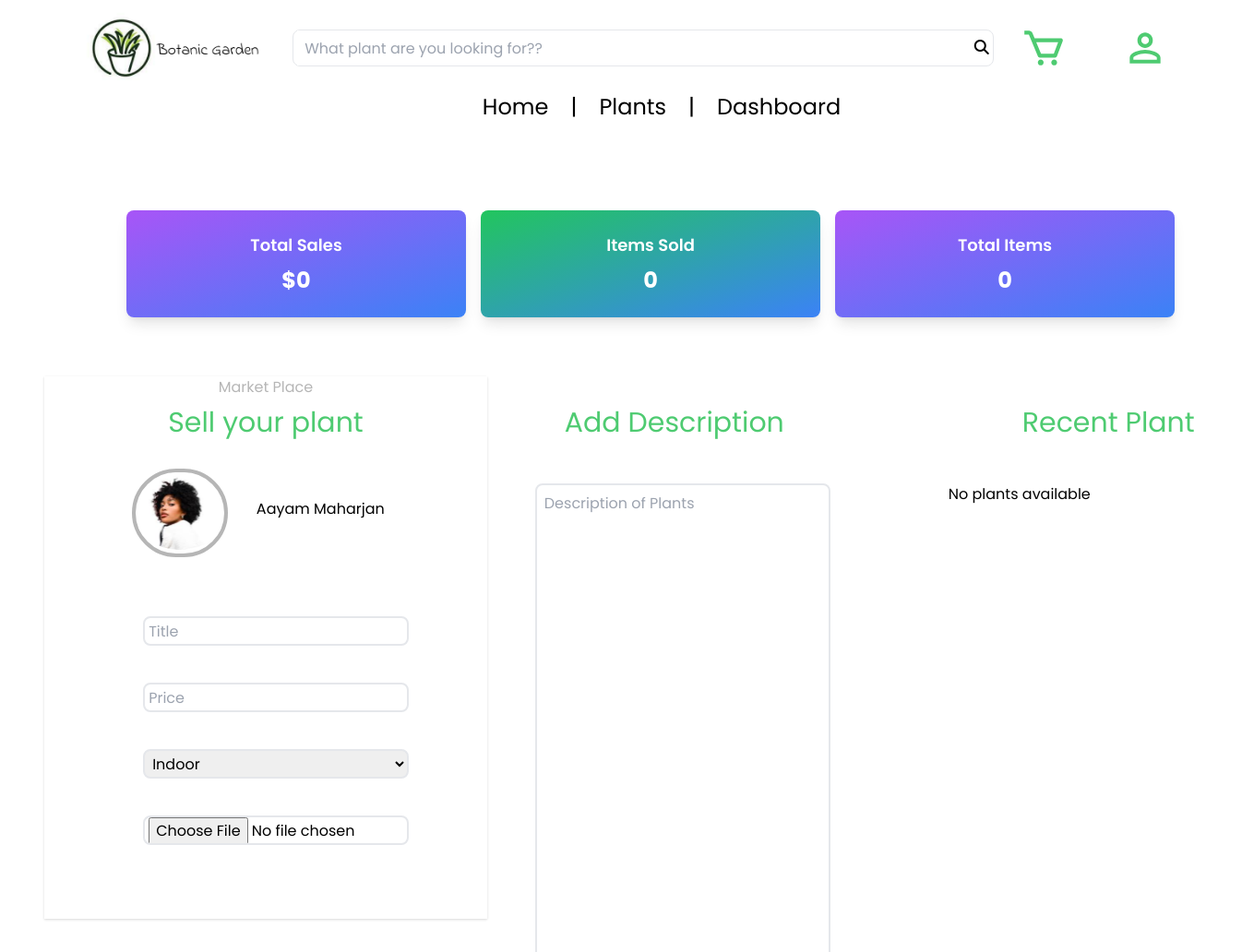
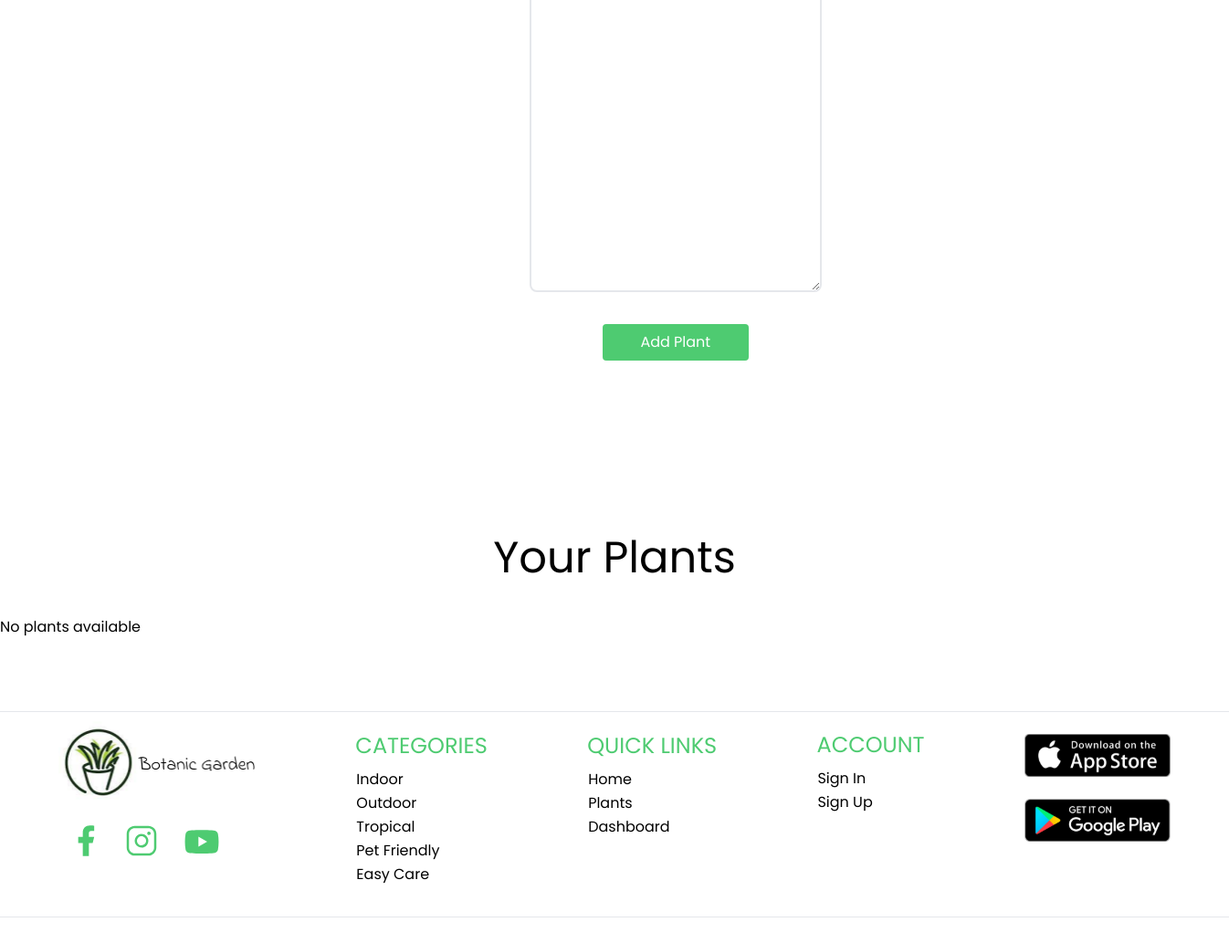
The app's page /dashboard/ (signed in), older data (2 pictures, top to bottom).
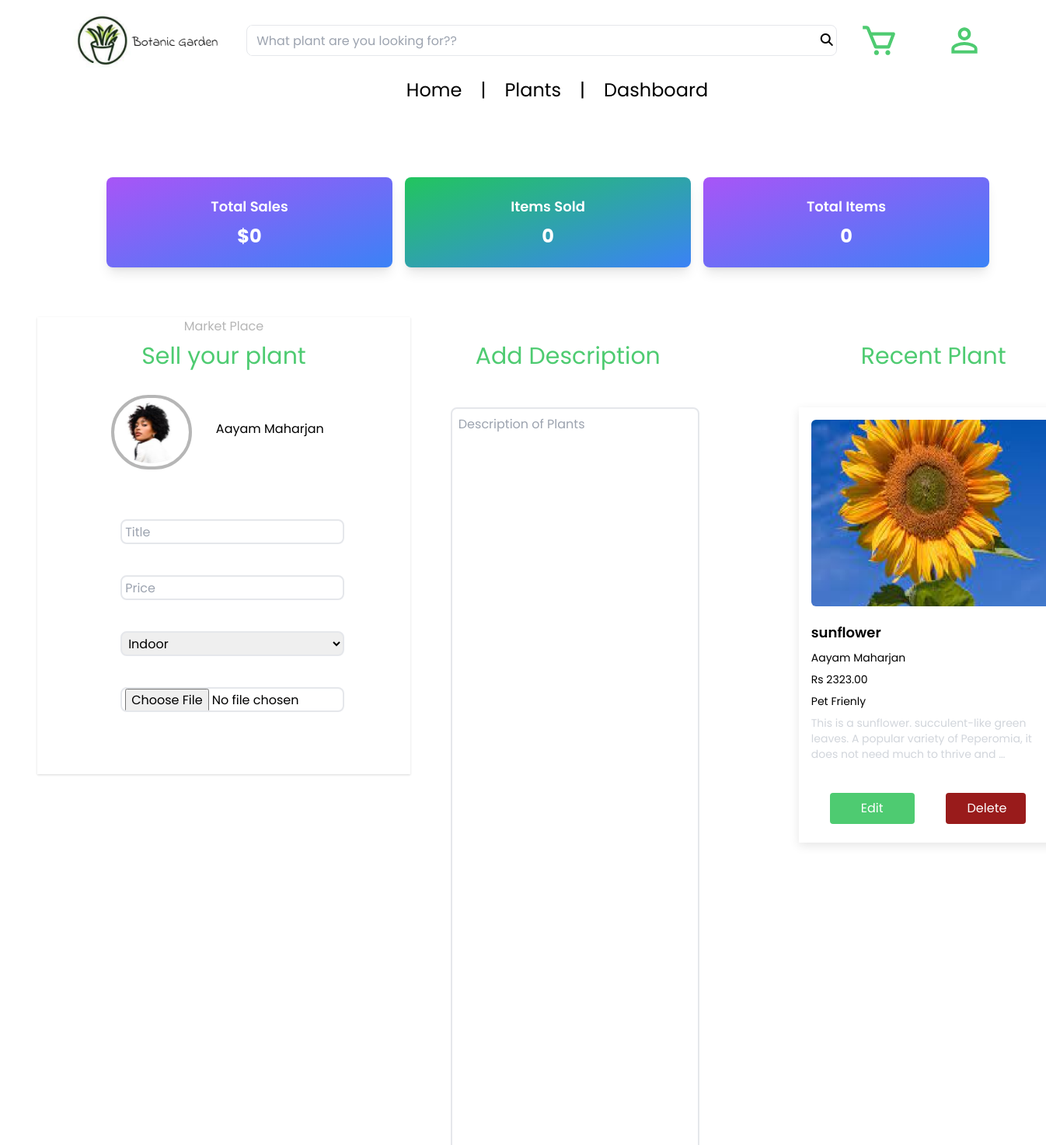
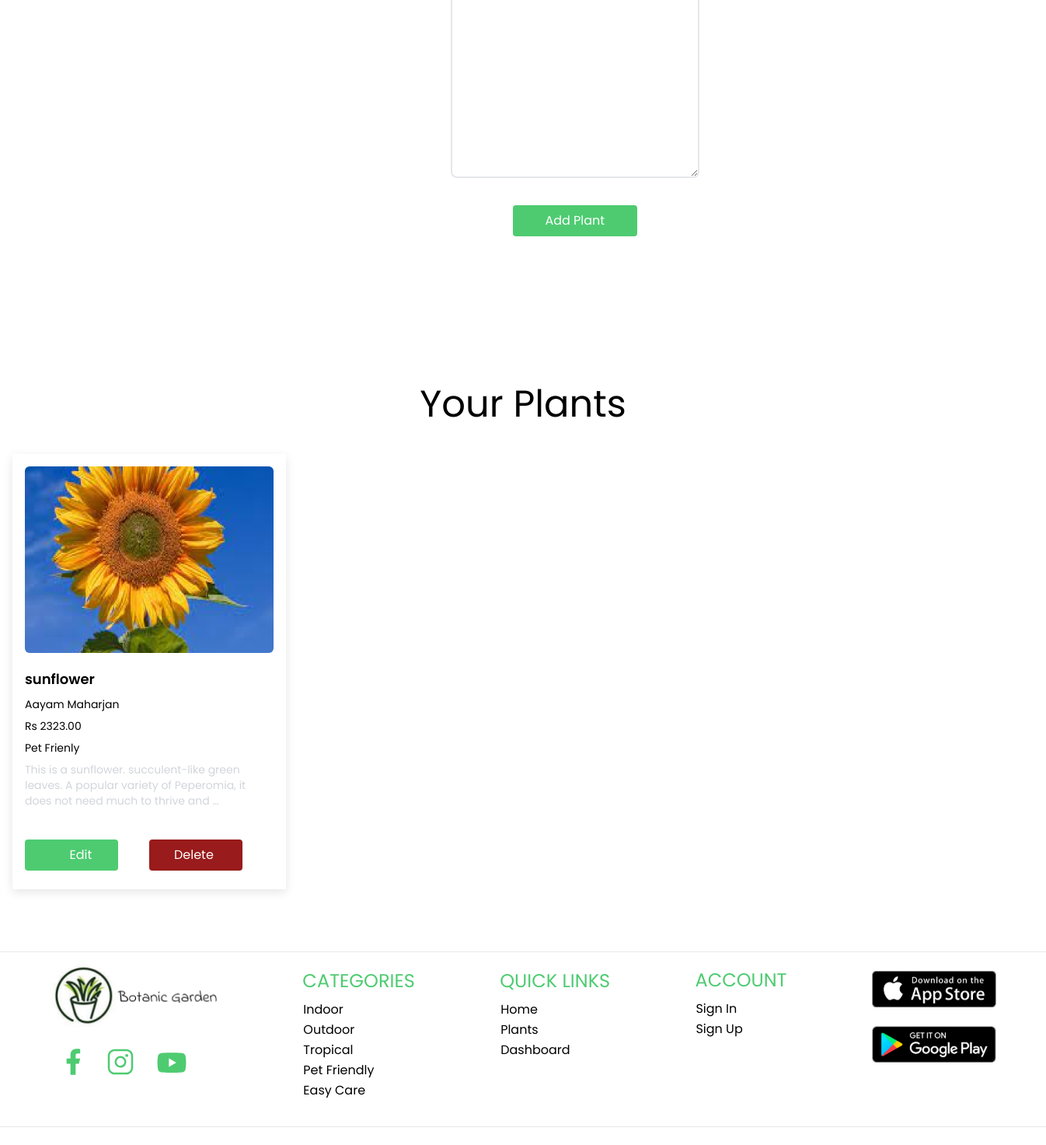
The same page, newer data (2 pictures, top to bottom).
### core/models.py (models this page shows, shortened)
class UserUploadPlants(models.Model):
    title = models.CharField(max_length=100)
    description = models.TextField()
    category = models.CharField(max_length=20,choices=categoryChoice, default='Indoor')
    image = models.ImageField(upload_to = "images/")
    price = models.DecimalField(max_digits=10, decimal_places=2)
    user = models.ForeignKey(User, on_delete=models.CASCADE)

### core/views.py (the view)
# urls.py: path('dashboard/', views.dashboard, name="dashboard"),
@login_required(login_url='login')
def dashboard(request):
    form = UserUploadedPlantForm()
    plants_data = UserUploadPlants.objects.filter(user = request.user)
    plants_data_first = UserUploadPlants.objects.filter(user=request.user).order_by('-id').first()
    if request.user.is_authenticated:
        first_name = request.user.first_name
    context={
        'form':form,
        'plants_data': plants_data,
        'first_name':first_name,
        'plants_data_first': plants_data_first
    }
    if request.method == 'POST':
        form = UserUploadedPlantForm(request.POST, request.FILES)
        print("vayp")
        if form.is_valid():
            instance = form.save(commit=False) #commit=False helps to not to save the form
            instance.user = request.user
            instance.save()
            messages.success(request, "Successfully Added")
            return redirect('dashboard')
        else:
            print(form.errors)
    else:
        return render(request, 'dashboard.html', context)
    if not plants_data:
        print('vayena')
        context['no_plants_message'] = "Sorry, There are currently no plants available"
    return render(request, "dashboard.html", context)

### core/forms.py
class UserUploadedPlantForm(ModelForm):
    class Meta:  # Capitalize "Meta"
        model = UserUploadPlants
        widgets = {
            'description': forms.Textarea(attrs={'rows':4, 'cols':15}),
            'price': forms.NumberInput(attrs={'min': 0, 'step': 0.01}),
        }
        exclude = ('user',)
        fields = "__all__"

### templates/dashboard.html (shortened to what this page needs)
{% extends 'base.html' %}
{% load widget_tweaks %}
{% block content %}
<div class="container  mx-auto mt-[6rem]">
        <div class="flex justify-around w-[90%] ml-[6rem]">
            <div class="text-center bg-gradient-to-br from-purple-500 to-blue-500 rounded-lg shadow-lg p-6 w-[23rem]">
                <h2 class="text-lg font-semibold text-white">Total Sales</h2>
                <p class="text-2xl font-bold mt-2 text-white">$0</p>
            </div>
            <div class="text-center bg-gradient-to-br from-green-500 to-blue-500 rounded-lg shadow-lg p-6 w-[23rem]">
                <h2 class="text-lg font-semibold text-white">Items Sold</h2>
                <p class="text-2xl font-bold mt-2 text-white">0</p>
            </div>
            <div class="text-center bg-gradient-to-br from-purple-500 to-blue-500 rounded-lg shadow-lg p-6 w-[23rem]">
                <h2 class="text-lg font-semibold text-white">Total Items</h2>
                <p class="text-2xl font-bold mt-2 text-white">0</p>
            </div>
        </div>
</div>
<div id="container" class="flex mt-[4rem]">
    <div class="w-[30%] ml-[3rem]" id="container2" >
        <div class="flex-col justify-around items-center w-[30rem]" style="box-shadow: rgba(0, 0, 0, 0.1) 0px 1px 3px 0px,rgba(0, 0, 0, 0.06) 0px 1px 2px 0px;">
            <div>
                <h1 class="text-1xl text-[#B6B6B6] text-center">Market Place</h1>
            </div>
            <div>
                <h1 class="text-3xl text-[#4ECB71] mt-2 text-center">Sell your plant</h1>
            </div>
            <div id="user" class="mt-[2rem] ml-[5rem] mb-[4rem] text-center pr-[4rem] flex justify-around h-[6rem] ">
                <div class="border-4 border-[#B6B6B6] rounded-full">
                    <img src="../static/images/customer2.svg" alt="" class="h-[6rem] w-[6rem] rounded-full pb-3">
                </div>
                <div class="text-center pr-[2rem] pt-[2rem]">
                    <p>{{ user.first_name }} {{ user.last_name }}</p>
                </div>
            </div>
            <form action="" method="post" class="mt-8" enctype="multipart/form-data">
            {% render_field form.title class="border-2 border-solid rounded-lg pl-1 pr-1 w-[60%] h-[2rem] ml-[6.7rem] mb-10" placeholder="Title" type="" %}
            {% render_field form.price class=" border-2 border-solid rounded-lg pl-1 pr-1 w-[60%] h-[2rem] ml-[6.7rem] mb-10"  placeholder="Price" %}
            {% render_field form.category class="border-2 border-solid rounded-lg pl-1 pr-1 w-[60%] h-[2rem] ml-[6.7rem] " %}
             {% if form %}
            {% if plant %}
                <div class=" w-[20rem] mb-5 ml-[5.9rem]">
                    <img src="{{ plant.image.url }}" alt="{{ plant.title }}" class="rounded-md md:aspect-auto w-full h-[15rem] rounded-lg" id="image-preview" id="image-input"/>
                </div>
                {% if plant.image.url %}
                    <input type="file" name="{{ form.image.name }}" class="border-2 border-solid rounded-lg pl-1 pr-1 w-[60%] h-[2rem] ml-[6.7rem] mb-20" id="image-input">
                {% endif %}
            {% else %}
                <input type="file" name="{{ form.image.name }}" class="border-2 border-solid rounded-lg pl-1 pr-1 w-[60%] h-[2rem] ml-[6.7rem] mb-20" id="image-input">
            {% endif %}
            {% endif %}
         </div>
    </div>
    <div class="ml-[5rem]" id="description-container">
        <div >
            <div>
                <h1 class=" text-3xl mt-[2rem] ml-[5rem] mb-[3rem] text-[#4ECB71]">Add Description</h1>
            </div>
        </div>
        {% render_field form.description class=" border-2 border-solid rounded-lg p-2 ml-[3rem] w-[20rem] h-[40vh] outline-none pl-2" placeholder="Description of Plants" %}
        <div class="pb-[5rem]">
            <button type="submit" class="bg-[#4ECB71] text-white p-2 rounded hover:animate-bounce transition-all duration-[0.45s] ml-[8rem] mt-7 mr-10 h-10 w-40">Add Plant</button>
        </div>
    </div>
    <div class="w-[30%] ml-[8rem]" id="container2" >
        <div>
            <h1 class=" text-3xl mt-[2rem] ml-[5rem] mb-[3rem] text-[#4ECB71]">Recent Plant</h1>
        </div>
        <div>
            {% if no_plants_message %}
                  <div class="text-center text-red-500 text-4xl w-[50rem] mt-5">{{ plants_data_first.no_plants_message }}</div>
            {% else %}
            {% if plants_data %}
                <div class=" w-[22rem] h-[35rem]  p-4 shadow-[rgba(0,0,0,0.1)_0px_4px_12px] ">
                  <div class=" w-[20rem] mb-5">
                    <img src="{{ plants_data_first.image.url }}" alt="{{ plants_data_first.title }}" class="rounded-md md:aspect-auto w-full h-[15rem] rounded-lg" />
                  </div>
                  <div class=" text-left">
                    <h1 class="text-lg font-semibold mt-4">{{ plants_data_first.title }}</h1>
                    <p class="mt-2 text-sm">{{ plants_data_first.user.first_name }} {{ plants_data_first.user.last_name }}</p>
                    <p class="mt-2 text-sm">Rs {{ plants_data_first.price }}</p>
                    <p class="mt-2 text-sm">{{ plants_data_first.category }}</p>
                    <p class="mt-2 text-sm text-gray-300">{{ plants_data_first.description|truncatewords:20 }}</p>
                    <div class="flex justify-around">
                        {% if plants_data_first %}
                            <a href="{% url 'editPlant' plants_data_first.id %}" class="bg-[#4ECB71] text-white p-2 rounded hover:animate-bounce transition-all duration-[0.45s] pl-10 mt-10 mr-10  w-[10rem] ml-6">Edit</a>
                        {% endif %}
                        <a href="{% url 'deletePlant' plants_data_first.id %}" class="bg-red-800 text-white p-2 rounded hover:animate-bounce transition-all duration-[0.45s] pl-7 mt-10 mr-11  w-[10rem]">Delete</a>
                    </div>
                  </div>
                </div>
                {% else %}
                <p>No plants available <p>
            {% endif %}
            {% endif %}
          </div>
    </div>
</div>
<div class="w-full" id="container4">
    <div id="feedback" class="mt-[7rem] mb-20">
        <div class="text-center text-5xl mb-10">
            <h1>Your Plants</h1>
        </div>
        <div class="grid grid-cols-4">
            {% if no_plants_message %}
                <div class="text-center text-red-500 text-4xl w-[50rem] mt-5">{{ no_plants_message }}</div>
            {% else %}
                {% if plants_data %}
                    {% for plant in plants_data %}
                        <div class="w-[22rem] h-[35rem] p-4 shadow-[rgba(0,0,0,0.1)_0px_4px_12px] mx-[1rem] mr-[2rem]">
                            <div class="w-[20rem] mb-5">
                                <img src="{{ plant.image.url }}" alt="{{ plant.title }}" class="rounded-md md:aspect-auto w-full h-[15rem] rounded-lg " />
                            </div>
                            <div class="text-left">
                                <h1 class="text-lg font-semibold mt-4">{{ plant.title }}</h1>
                                <p class="mt-2 text-sm">{{ plant.user.first_name }} {{ plant.user.last_name }}</p>
                                <p class="mt-2 text-sm">Rs {{ plant.price }}</p>
                                <p class="mt-2 text-sm">{{ plant.category }}</p>
                                <p class="mt-2 text-sm text-gray-300">{{ plant.description|truncatewords:20 }}</p>
                                <div class="flex justify-around">
                                    <button class="bg-[#4ECB71] text-white p-2 rounded hover:animate-bounce transition-all duration-[0.45s] pl-8 mt-10 mr-10 w-[10rem] edit-plant-button" data-plant-id="{{ plant.id }}">Edit</button>
                                    <a href="{% url 'deletePlant' plant.id %}" class="bg-red-800 text-white p-2 rounded hover:animate-bounce transition-all duration-[0.45s] pl-8 mt-10 mr-10  w-[10rem]">Delete</a>
                                </div>
                            </div>
                        </div>
                    {% endfor %}
                {% else %}
                    <p>No plants available</p>
                {% endif %}
            {% endif %}
        </div>
    </div>
</div>
{% endblock %}

### templates/base.html (shortened to what this page needs)
{% load widget_tweaks %}
<!DOCTYPE html>
<html lang="en">
<head>
    <link rel="stylesheet" href="../static/CSS/global.css">
    <link rel="stylesheet" href="../static/CSS/style.css">
    <script src="https://cdn.tailwindcss.com"></script>
    <link rel="stylesheet" href="https://cdnjs.cloudflare.com/ajax/libs/font-awesome/6.4.2/css/all.min.css">
</head>
<body>
{% include "header.html" %}
{% block content %}
{% endblock  %}
{% include "footer.html" %}
</body>
</html>

### templates/header.html (shortened to what this page needs)
<!DOCTYPE html>
<html lang="en">
<head>
    <script src="https://cdn.tailwindcss.com"></script>
    <link rel="stylesheet" href="https://cdnjs.cloudflare.com/ajax/libs/font-awesome/6.4.2/css/all.min.css">
    <link rel="stylesheet" href="../static/CSS/style.css">
    <link rel="stylesheet" href="../static/CSS/global.css">
</head>
<body>
    <div id="headerContainer" class="flex justify-between p-10 items-center h-[5rem] mt-3">
        <div class=" w-[13rem] ml-10" id="logo">
           <a href="/"> <img src="../static/images/logo.png" alt="" class="w-full"></a>
        </div>
        <div id="searchBar" class="flex justify-between items-center border border-solid  rounded-lg pl-1 pr-1 w-[60%] h-[2.5rem]">
            <input type="text" name="search-name" placeholder="What plant are you looking for??"  autofocus class="h-full w-full outline-none pl-2 "/>
            <div class="">
                <i class="fa fa-search" aria-hidden="true"></i>
            </div>
        </div>
        <div class="flex justify-between gap-5 pr-10">
        <div class="h-full mr-10" >
        </div>
        <div class="relative text-left" id="profile">
        </div>
    </div>
    </div>
    <div class="flex justify-center items-center gap-6 mt-2 ml-[5.5rem]">
        <a href="/"><h1 class="text-2xl hover:text-[#4ECB71]">Home</h1></a>
        <p class="text-2xl">|</p>
        <a href="/plants"><h1 class="text-2xl hover:text-[#4ECB71]">Plants</h1></a>
        <p class="text-2xl">|</p>
        <a href="{% url 'dashboard' %}"><h1 class="text-2xl hover:text-[#4ECB71]">Dashboard</h1></a>
    </div>
</body>
</html>

### templates/footer.html (shortened to what this page needs)
<!DOCTYPE html>
<html lang="en">
<head>
    <script src="https://cdn.tailwindcss.com"></script>
    <link rel="stylesheet" href="https://cdnjs.cloudflare.com/ajax/libs/font-awesome/6.4.2/css/all.min.css">
</head>
<body>
    <hr class="mt-6">
    <div id="footerContainer" class="flex justify-between items-center ml-10">
        <div class=" w-[15rem]" id="footerLogo">
            <img src="../static/images/logo.png" alt="" class="w-[full] ml-2">
            <div class="flex justify-around gap-0  ml-6 w-[12rem] mt-3 ">
                <a href="https://www.facebook.com/"></a>
                <a href="https://www.instagram.com/"></a>
                  <a href="https://www.youtube.com/"></a>
            </div>
        </div>
        <div id="footerCategories" class="">
            <tr><h1 class="text-2xl text-[#4ECB71] mt-5 mb-2">CATEGORIES</h1></tr>
            <div class="">
                <table>
                    <tr><td><a href="#"><p class="hover:text-[#4ECB71]">Indoor</p></a><td><tr>
                    <tr><td><a href="#"><p class="hover:text-[#4ECB71]">Outdoor</p></a><td><tr>
                    <tr><td><a href="#"><p class="hover:text-[#4ECB71]">Tropical</p></a><td><tr>
                    <tr><td><a href="#"><p class="hover:text-[#4ECB71]">Pet Friendly</p></a><td><tr>
                    <tr><td><a href="#"><p class="hover:text-[#4ECB71]">Easy Care</p></a><td><tr>
                </table>
            </div>
        </div>
        <div id="footerLinks" class="mb-[3.3rem]">
            <table>
                <div class="">
                    <tr><h1 class="text-2xl text-[#4ECB71] mt-5 mb-2">QUICK LINKS</h1></tr>
                    <tr><td><a href="/"><p class="hover:text-[#4ECB71]">Home</p></a><td><tr>
                    <tr><td><a href="/plants"><p class="hover:text-[#4ECB71]">Plants</p></a><td><tr>
                    <tr><td><a href="/dashboard"><p class="hover:text-[#4ECB71]">Dashboard</p></a><td><tr>
                </div>
            </table>
        </div>
        <div id="footerAccount" class="mb-[5rem]">
            <table>
                <div class="">
                    <tr><h1 class="text-2xl text-[#4ECB71] mt-5 mb-2">ACCOUNT</h1></tr>
                    <tr><td><a href="/login"><p class="hover:text-[#4ECB71]">Sign In</p></a><td><tr>
                    <tr><td><a href="/register"><p class="hover:text-[#4ECB71]">Sign Up</p></a><td><tr>
                </div>
            </table>
        </div>
        <div id="footerdownloads" class="h-[3rem] w-[10rem] mt-1 mb-[6.3rem] mr-[4rem]">
            <a href="https://www.apple.com/app-store/"><img src="../static/images/app.svg" alt="img1"></a>
            <br>
            <a href="https://play.google.com/store/games?device=windows"><img src="../static/images/playstore.svg" alt="img"></a>
        </div>
    </div>
    <div id="copyright" class="mb-[2rem]">
        <hr class="my-6 border-gray-200 sm:mx-auto dark:border-gray-700 lg:my-8" />
    </div>
</body>
</html>

### static/CSS/global.css (style rules this page uses)
* { font-family: "poppins", sans-serif; }

Row changes from the older to the newer data that the page shows:
added UserUploadPlants: image (picture), title "sunflower", user.first_name "Aayam", user.last_name "Maharjan", price "2323.00", category "Pet Frienly", description "This is a sunflower. succulent-like green leaves. A popular variety of Peperomia, it does not need much to thrive and …"
Text that changed along with them:
text no longer shown: "No plants available No plants available"
text now shown: "Rs Edit Delete"
